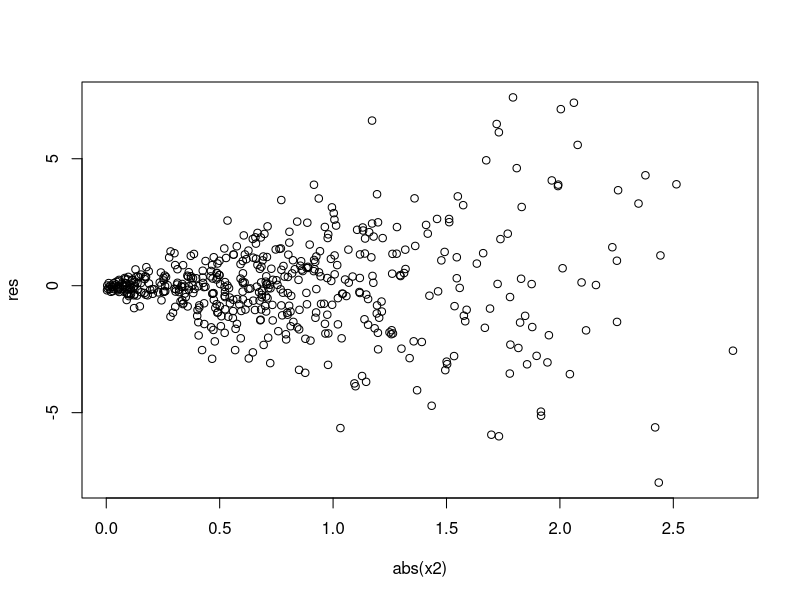
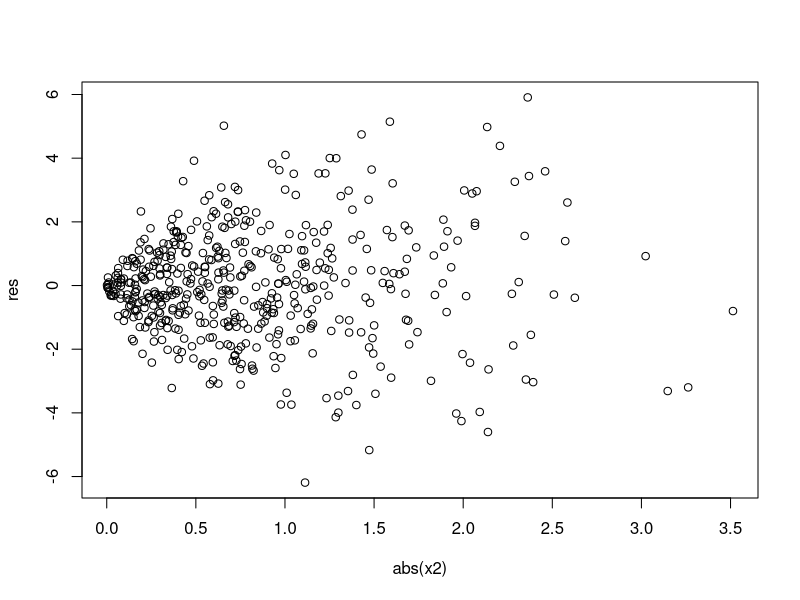
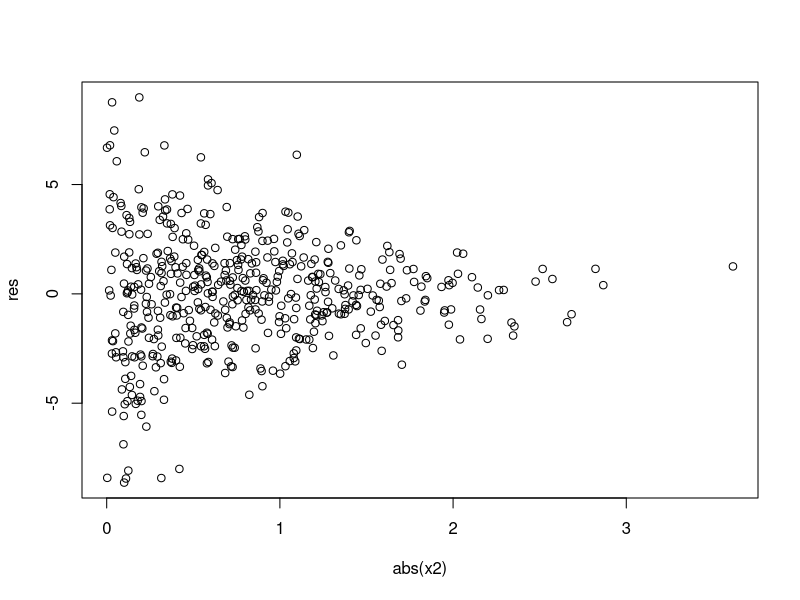

Source code (R) for these figures, in order:
## ---- chunk 1
knitr::opts_chunk$set(echo = TRUE)
## ---- chunk 2
n = 300 ## Antal obs
## ---- chunk 3
sigma2 = 0.25
u = as.matrix(rnorm(n, mean=0, sd=sigma2)) ## felterm, rad vektor
## ---- chunk 4
p = 2
Min = -10
Max = 10 

Beta = matrix(runif(p, Min, Max))
## ---- chunk 5
library(mvtnorm) ## paket för multivariata normalfördelningar

Sigma = diag(p)
mu = rep(0, p)

X = rmvnorm(n, mean=mu, sigma=Sigma)
## ---- chunk 6
h_i = matrix(abs(X[,2]))

epsilon = h_i * u
## ---- chunk 7

y = X %*% Beta + epsilon

## ---- chunk 8
library(mvtnorm)

simulera_linj = function(n, p, sigma2){

 Y = list() ## Spara värden för x 
 X = list() ## Spara värden för y
 
 n_sim = 30 ## Antalet simuleringar

 for(i in 1:n_sim){
   Beta = matrix(runif(p, -10, 10)) ## parametrar

   mu = rep(0,p)         ## Väntevärde för X
   Sigma = diag(p)       ## Varians för X
   x = rmvnorm(n, mean=mu, sigma=Sigma) ## förklarande variabler

   u = rnorm(n, sd=sqrt(sigma2)) ## felterm
   h = matrix(abs(x[,2]))        ## Funktionell form för h

   epsilon = u*h ## Errortermen i genererat data

   y = x %*% Beta + epsilon ## Responsvariabeln

   Y[[i]] = y
   X[[i]] = x

 }
 output = list(X,Y)
 return(output)
}

n = 500    ## antal obs
p = 4      ## antal parametrar
sigma2 = 4 ## varians för felterm 

output = simulera_linj(n, p, sigma2)

X = output[[1]]
Y = output[[2]]

y_test = Y[[1]]## y
x1= X[[1]][,1] ## x_1
x2= X[[1]][,2] ## x_2
x3= X[[1]][,3] ## x_3
x4= X[[1]][,4] ## x_4


model = lm(y_test~x1+x2+x3+x4)
res = model$residuals


plot(abs(x2), res) ## prop mot x2



simulera_sqrt = function(n, p, sigma2){

 Y = list() ## Spara värden för x 
 X = list() ## Spara värden för y
 
 n_sim = 30 ## Antalet simuleringar

 for(i in 1:n_sim){
   Beta = matrix(runif(p, -10, 10)) ## parametrar

   mu = rep(0,p)         ## Väntevärde för X
   Sigma = diag(p)       ## Varians för X
   x = rmvnorm(n, mean=mu, sigma=Sigma) ## förklarande variabler

   u = rnorm(n, sd=sqrt(sigma2)) ## felterm
   h = matrix(abs(x[,2]))        ## Funktionell form för h

   epsilon = u*sqrt(h) ## Errortermen i genererat data

   y = x %*% Beta + epsilon ## Responsvariabeln

   Y[[i]] = y
   X[[i]] = x

 }
 output = list(X,Y)
 return(output)
}

output = simulera_sqrt(n, p, sigma2)

X = output[[1]]
Y = output[[2]]

y_test = Y[[1]]## y
x1= X[[1]][,1] ## x_1
x2= X[[1]][,2] ## x_2
x3= X[[1]][,3] ## x_3
x4= X[[1]][,4] ## x_4


model = lm(y_test~x1+x2+x3+x4)
res = model$residuals


plot(abs(x2), res) ## prop mot sqrt(x2)

simulera_inv = function(n, p, sigma2){

 Y = list() ## Spara värden för x 
 X = list() ## Spara värden för y
 
 n_sim = 30 ## Antalet simuleringar

 for(i in 1:n_sim){
   Beta = matrix(runif(p, -10, 10)) ## parametrar

   mu = rep(0,p)         ## Väntevärde för X
   Sigma = diag(p)       ## Varians för X
   x = rmvnorm(n, mean=mu, sigma=Sigma) ## förklarande variabler

   u = rnorm(n, sd=sqrt(sigma2)) ## felterm
   h = matrix(abs(x[,2]))        ## Funktionell form för h

   epsilon = u*2/(h+1) ## Errortermen i genererat data

   y = x %*% Beta + epsilon ## Responsvariabeln

   Y[[i]] = y
   X[[i]] = x

 }
 output = list(X,Y)
 return(output)
}


output = simulera_inv(n, p, sigma2)

X = output[[1]]
Y = output[[2]]

y_test = Y[[1]]## y
x1= X[[1]][,1] ## x_1
x2= X[[1]][,2] ## x_2
x3= X[[1]][,3] ## x_3
x4= X[[1]][,4] ## x_4


model = lm(y_test~x1+x2+x3+x4)
res = model$residuals

plot(abs(x2), res)

